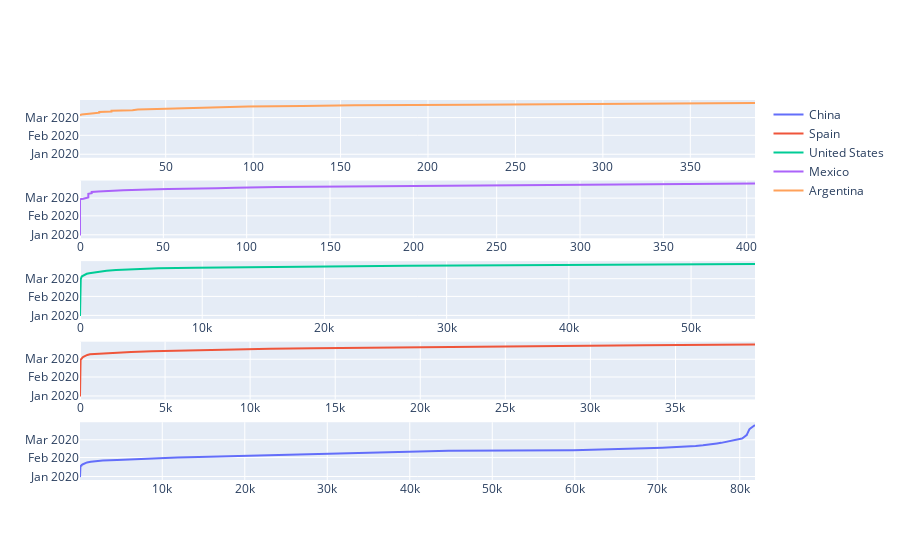

Write notebook code for a chart like this one.
### Code cell
#Comparamos casos de paises que nos interesan
import plotly.graph_objects as go
from plotly.subplots import make_subplots
cols_plot = ['China', 'Spain', 'United States','Mexico','Argentina']
fig = make_subplots(rows=len(cols_plot), cols=1, start_cell="bottom-left")
i=1
j=0
for col in cols_plot:
    trace=go.Scatter(x=df[col], y=df['date'],mode='lines',name=cols_plot[j])
    fig.append_trace(trace,i,1)
    i=i+1
    j=j+1
fig.show()
